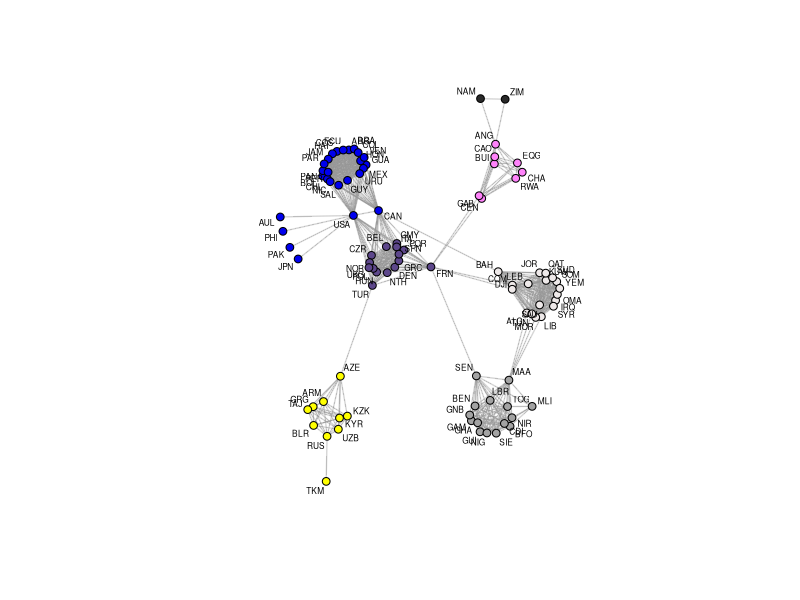

The R script that drew this image: (Note: this script raises an error after producing the figure.)
##########################
#  Community Detection   #
##########################

# Creating Network Objects: Defense Pacts (edgelist) (2000)
# gathered from the MIDs project
# published in 

# Cranmer, Skyler J., Bruce A. Desmarais, and Justin H. Kirkland. "Toward a network theory of alliance formation." 
# International Interactions 38, no. 3 (2012): 295-324.

# Read in vertex dataset
allyV <- read.csv("allyVLD.csv",stringsAsFactors=F)

# Read in edgelist
allyEL <- read.csv("allyEL.csv", stringsAsFactors=F)

# Read in contiguity
contig <- read.csv("contiguity.csv",stringsAsFactors=F,row.names=1)

require(network)
# (1) Initialize network
# store number of vertices
n <- nrow(allyV)
AllyNet <- network.initialize(n,dir=F)

# (2) Set vertex labels
network.vertex.names(AllyNet)  <- allyV$stateabb

# (3) Add in the edges
# Note, edgelist must match vertex labels
AllyNet[as.matrix(allyEL)]  <- 1

# (4) Store country code attribute
set.vertex.attribute(x=AllyNet,             # Network in which to store
                     "ccode",            # What to name the attribute
                     allyV$ccode)            # Values to put in

# (5) Store year attribute
set.vertex.attribute(AllyNet,"created",allyV$styear)

# (6) Store network attribute
set.network.attribute(AllyNet,"contiguous",as.matrix(contig))

# igraph is a great all-around networks package
# best option for community detection algorithms
library(igraph,quietly=T)

# Convert into a graph
allygr <- graph.adjacency(AllyNet[,],mode="undirected")

# find the best algorithm
comm_fg <- cluster_fast_greedy(allygr)
comm_le <- cluster_leading_eigen(allygr)
comm_wt <- cluster_walktrap(allygr)
comm_eb <- cluster_edge_betweenness(allygr)

modularity(comm_fg)
modularity(comm_le)
modularity(comm_wt)
modularity(comm_eb)

mem <- comm_wt$membership

# Check number of communities
max(mem)

# Number of nodes in each community
cbind(table(mem))


# Get memberships and plot
detach("package:igraph")
set.seed(567)
ccols <- sample(colors(), # 
                max(mem))
## Now plot
# Simple plot
plot(AllyNet,displaylabels=T,vertex.col=ccols[mem],label.cex=.5,edge.col=rgb(150,150,150,100,maxColorValue=255),displayisolates=F)

# add memberships to vertex-level data
allyV$community_membership <- mem

# save updated data
write.csv(allyV,file="./saved_objects/updated_state_vld.csv",row.names=F)

# check if older countries are in larger communities
# first need to create a variable that counts the size of the community
# luckily, community numbers match integers 1-63
c_size <- table(mem)[mem]
# double check that that worked
cbind(mem,c_size)
table(mem)

cor.test(c_size,allyV$styear)
# negative relationship means older states are in larger communities

# check if that result is robust to using a different algorithm
mem_eb <- comm_eb$membership
c_size_eb <- table(mem_eb)[mem_eb]
cor.test(c_size_eb,allyV$styear)

# Why do country codes vary significantly by community?
boxplot(allyV$ccode[allyV$community_membership <= 6] ~ 
          allyV$community_membership[allyV$community_membership <= 6])

# independent exercises, time permitting

# 1. Look through the igraph package documentation and find some other 
# community detection functions.
# See if you can find one that produces higher-modularity communities

# 2. Do community detection with the advice network.
